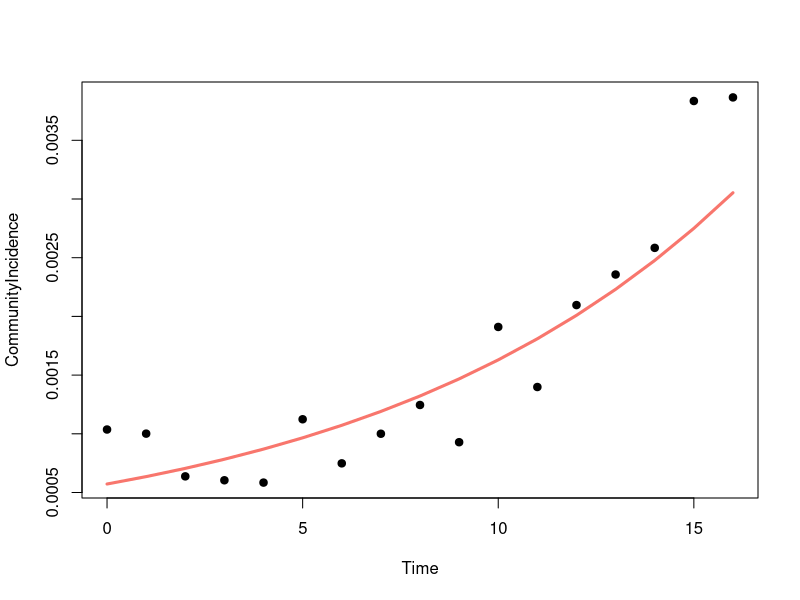
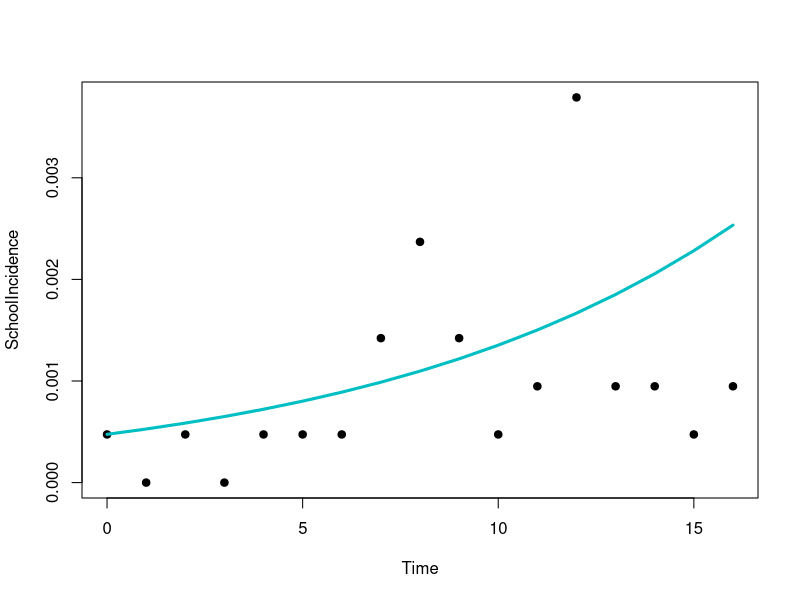
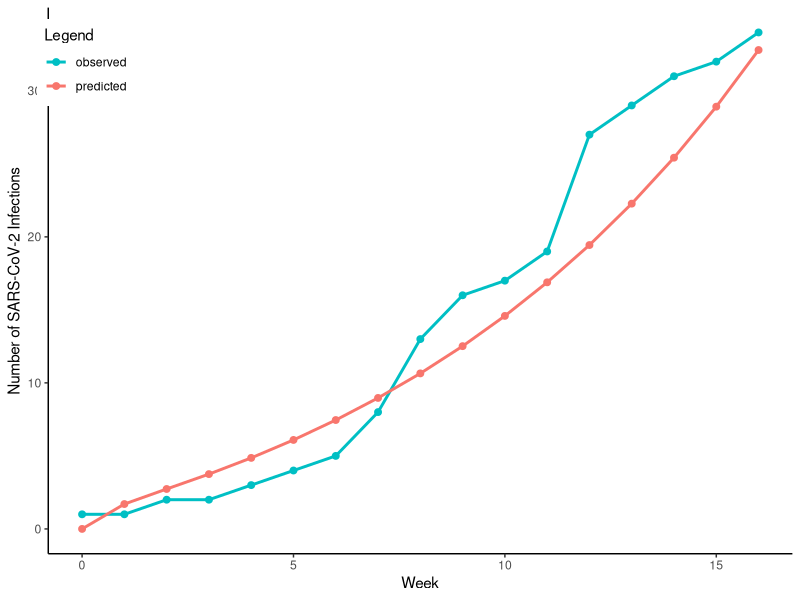
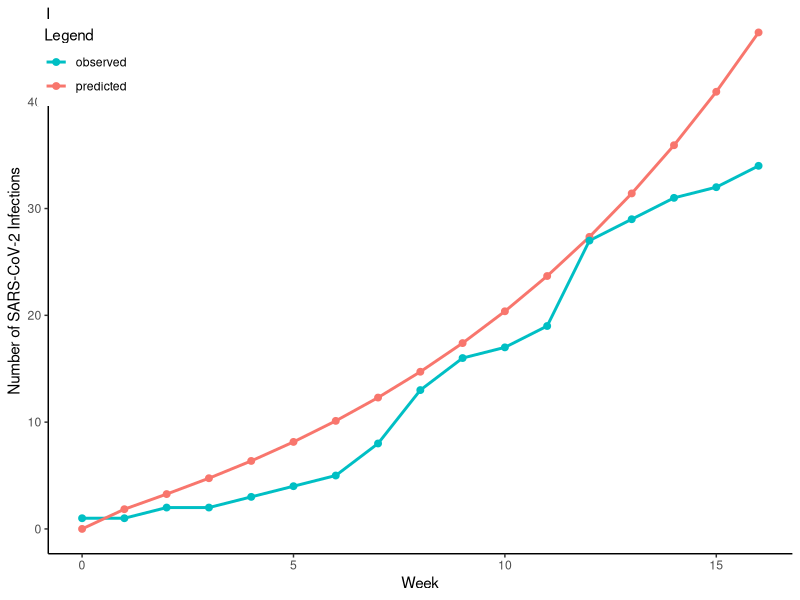
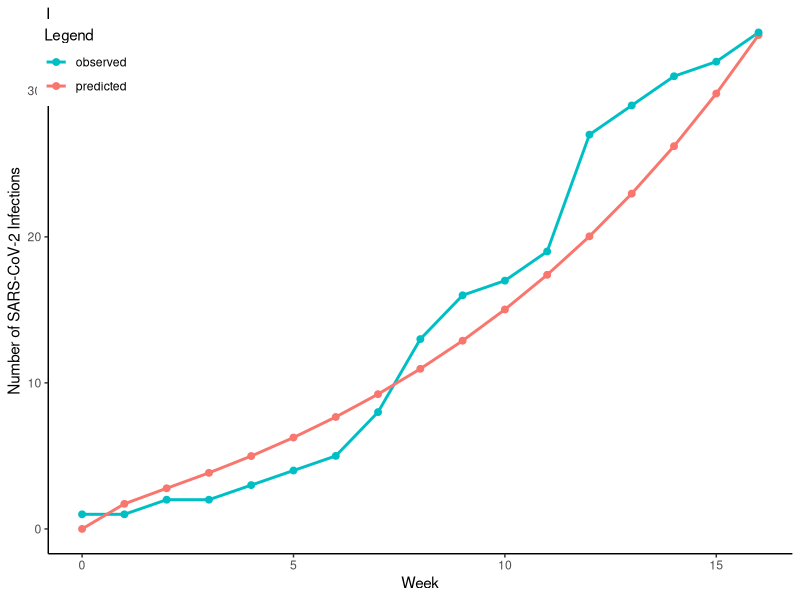
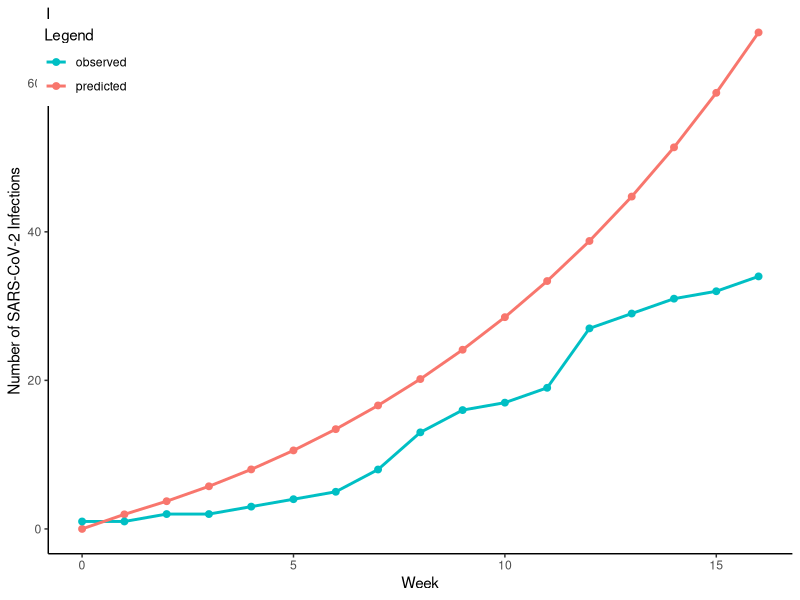
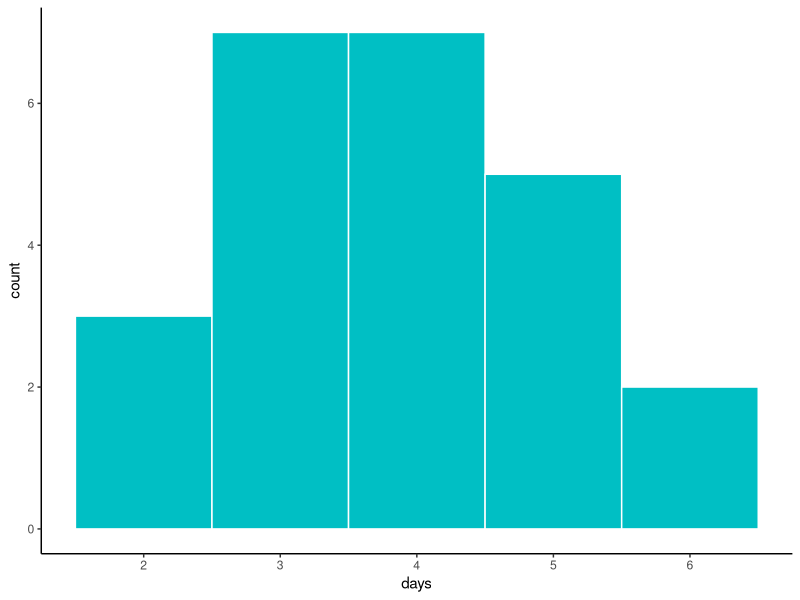
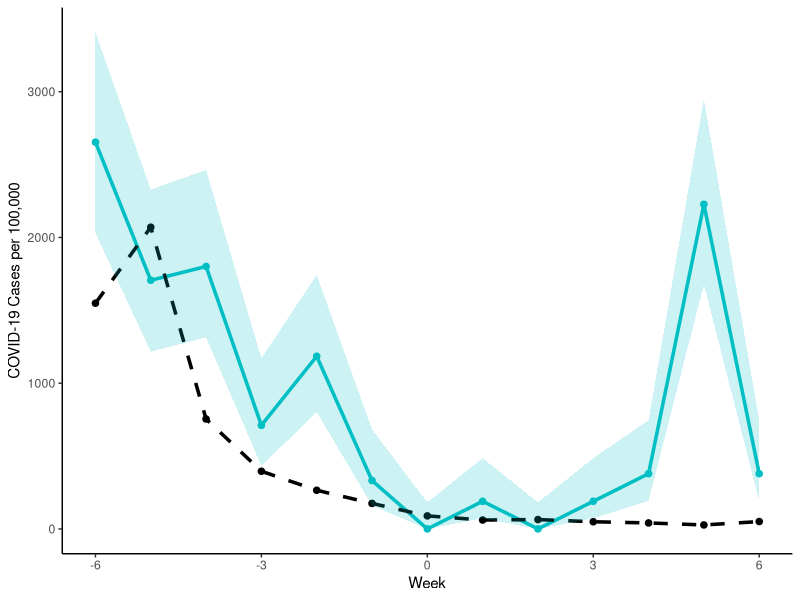

Recreate these plots in R, in order.
#### LOAD PACKAGES ####
library(dplyr)
library(tidyr)
library(tidyverse)
library(magrittr)
library(ggplot2)
library(broom)
library(epitools)

#### EXPONENTIAL MODEL FOR COMMUNITY INCIDENCE ####
A <- structure(list(Time = c(seq(0,16,1)), 
                    CommunityIncidence = c(0.001036604,
                                           0.001001481,
                                           0.000637633,
                                           0.000604311,
                                           0.000584497,
                                           0.001123964,
                                           0.000748409,
                                           0.00100058,
                                           0.001245546,
                                           0.000928531,
                                           0.001910198,
                                           0.001398651,
                                           0.002096625,
                                           0.002356902,
                                           0.002583856,
                                           0.003834806,
                                           0.003865427),
                       SchoolIncidence = c(0.000473934,
                                           0,
                                           0.000473934,
                                           0,
                                           0.000473934,
                                           0.000473934,
                                           0.000473934,
                                           0.001421801,
                                           0.002369668,
                                           0.001421801,
                                           0.000473934,
                                           0.000947867,
                                           0.003791469,
                                           0.000947867,
                                           0.000947867,
                                           0.000473934,
                                           0.000947867)), 
                .Names = c("Time", "CommunityIncidence","SchoolIncidence"), class = "data.frame")

attach(A)
names(A)

exponential.model <- lm(log(CommunityIncidence)~ Time)
summary(exponential.model)

timevalues <- seq(0,16,1)

Counts.exponential1 <- exp(predict(exponential.model,list(Time=timevalues)))
Counts.exponential2 <- 0.83*Counts.exponential1

plot(Time, CommunityIncidence,pch=19)
lines(timevalues, Counts.exponential1,lwd=3, col = "#F8766D", xlab = "Week", ylab = "Community Incidence")

plot(Time, SchoolIncidence,pch=19)
lines(timevalues, Counts.exponential2,lwd=3, col = "#00BFC4", xlab = "Week", ylab = "School Incidence")

#### GRAPHING BASELINE MODEL VS OBSERVED ####

Baseline <- data.frame(time = c(seq(0,16,1)),
                predicted = c(0,
                              1.702828131203937,
                              2.734131305539344,
                              3.7531142425075674,
                              4.863695538575096,
                              6.092688175625426,
                              7.45624307357501,
                              8.969880659748096,
                              10.650323556768111,
                              12.516011924961768,
                              14.58738355874803,
                              16.887118178159067,
                              19.44039148425854,
                              22.27515142141862,
                              25.42242307724367,
                              28.916649367795344,
                              32.796064515942696),
                observed = c(1,
                             1,
                             2,
                             2,
                             3,
                             4,
                             5,
                             8,
                             13,
                             16,
                             17,
                             19,
                             27,
                             29,
                             31,
                             32,
                             34))

Baseline <- gather(Baseline,key="predobs",value="infections",2:3)

head(Baseline)

ggplot(data=Baseline,aes(x=time,y=infections, color = predobs))+
  geom_line(size=1)+
  geom_point(size=2)+
  theme_classic()+
  scale_color_manual(values = c("#00BFC4","#F8766D"))+
  xlab("Week")+
  ylab("Number of SARS-CoV-2 Infections")+
  labs(color="Legend")+
  theme(legend.position=c(0.05,0.9))


#### NO MASKING ####

NoMask <- data.frame(time = c(seq(0,16,1)),
                predicted = c(0,
                              1.845671450044687,
                              3.2619077628186504,
                              4.746531482111625,
                              6.365170063480959,
                              8.147044128237573,
                              10.116776726703483,
                              12.298565423638674,
                              14.717620375301435,
                              17.401010345943625,
                              20.378261217731186,
                              23.681836527477053,
                              27.347571439392365,
                              31.415095944159766,
                              35.92827342999932,
                              40.93566279748021,
                              46.49102326879028),
                observed = c(1,
                             1,
                             2,
                             2,
                             3,
                             4,
                             5,
                             8,
                             13,
                             16,
                             17,
                             19,
                             27,
                             29,
                             31,
                             32,
                             34))

NoMask <- gather(NoMask,key="predobs",value="infections",2:3)

ggplot(data=NoMask,aes(x=time,y=infections, color = predobs))+
  geom_line(size=1)+
  geom_point(size=2)+
  theme_classic()+
  scale_color_manual(values = c("#00BFC4","#F8766D"))+
  xlab("Week")+
  ylab("Number of SARS-CoV-2 Infections")+
  labs(color="Legend")+
  theme(legend.position=c(0.05,0.9))



#### NO VENTILATION ####

NoVent <- data.frame(time = c(seq(0,16,1)),
                     predicted = c(0,
                                   1.7169834164712747,
                                   2.783180740152855,
                                   3.8398691892068957,
                                   4.98881571325188,
                                   6.258476752469488,
                                   7.666362693318737,
                                   9.228888401434652,
                                   10.963465794727892,
                                   12.889177143119785,
                                   15.027126288749253,
                                   17.400713880894262,
                                   20.035908017552547,
                                   22.96153137386904,
                                   26.209575730678374,
                                   29.8155522747388,
                                   33.818876050213426),
                     observed = c(1,
                                  1,
                                  2,
                                  2,
                                  3,
                                  4,
                                  5,
                                  8,
                                  13,
                                  16,
                                  17,
                                  19,
                                  27,
                                  29,
                                  31,
                                  32,
                                  34))

NoVent <- gather(NoVent,key="predobs",value="infections",2:3)

ggplot(data=NoVent,aes(x=time,y=infections, color = predobs))+
  geom_line(size=1)+
  geom_point(size=2)+
  theme_classic()+
  scale_color_manual(values = c("#00BFC4","#F8766D"))+
  xlab("Week")+
  ylab("Number of SARS-CoV-2 Infections")+
  labs(color="Legend")+
  theme(legend.position=c(0.05,0.9))

#### NO MASKING, NO VENTILATION ####

NoMaskNoVent <- data.frame(time = c(seq(0,16,1)),
                     predicted = c(0,
                                   1.9582047934636067,
                                   3.7302998978076323,
                                   5.7373377354963555,
                                   8.011435478457376,
                                   10.569168830495663,
                                   13.431358278886254,
                                   16.623720035554268,
                                   20.176683700547496,
                                   24.12532951197118,
                                   28.509461315782744,
                                   33.373792709845965,
                                   38.76822374558172,
                                   44.748194120965444,
                                   51.37510304172519,
                                   58.716796209141236,
                                   66.84809590518435),
                     observed = c(1,
                                  1,
                                  2,
                                  2,
                                  3,
                                  4,
                                  5,
                                  8,
                                  13,
                                  16,
                                  17,
                                  19,
                                  27,
                                  29,
                                  31,
                                  32,
                                  34))

NoMaskNoVent <- gather(NoMaskNoVent,key="predobs",value="infections",2:3)

ggplot(data=NoMaskNoVent,aes(x=time,y=infections, color = predobs))+
  geom_line(size=1)+
  geom_point(size=2)+
  theme_classic()+
  scale_color_manual(values = c("#00BFC4","#F8766D"))+
  xlab("Week")+
  ylab("Number of SARS-CoV-2 Infections")+
  labs(color="Legend")+
  theme(legend.position=c(0.05,0.9))

#### MEAN INCUBATION PERIOD ####

# create data frame
IncPer <- data.frame(days = c(2,2,2,
                              3,3,3,3,3,3,3,
                              4,4,4,4,4,4,4,
                              5,5,5,5,5,
                              6,6))
head(IncPer)

# calculate mean incubation period
mean(IncPer$days)

# plot histogram
ggplot(data=IncPer,aes(x=days))+
  geom_histogram(binwidth=1,color="white",fill="#00BFC4")+
  theme_classic()


#### INTERRUPTED TIME SERIES FOR MASKING ####

# create data frame
itsData <- data.frame(week=c(-6,-5,-4,-3,-2,-1,0,1,2,3,4,5,6),
                      School_Incidence=c(2654.028436,
                                         1706.161137,
                                         1800.947867,
                                         710.9004739,
                                         1184.834123,
                                         331.7535545,
                                         0,
                                         189.5734597,
                                         0,
                                         189.5734597,
                                         379.1469194,
                                         2227.488152,
                                         379.1469194),
                      Community_Incidence=c(1548.872614,
                                            2070.417055,
                                            754.1725357,
                                            395.7289374,
                                            265.2302505,
                                            174.9889225,
                                            89.34071595,
                                            60.97143619,
                                            64.12357838,
                                            49.08335705,
                                            40.97784855,
                                            27.10842288,
                                            50.43427513),
                      y3=c(2030,
                           1216,
                           1315,
                           431,
                           803,
                           160,
                           0,
                           73,
                           0,
                           73,
                           192,
                           1679,
                           192),
                      y4=c(3407,
                           2329,
                           2463,
                           1170,
                           1743,
                           683,
                           181.7,
                           486,
                           181.7,
                           486,
                           746,
                           2949,
                           746))

# create ITS plot
its_plot <- ggplot(itsData, aes(week)) +  
  geom_line(aes(y = School_Incidence), color = "#00BFC4",size=1.2) +
  geom_line(aes(y = Community_Incidence), color = "black",linetype="dashed",size=1.2)+
  geom_point(aes(y = School_Incidence), color = "#00BFC4",size=1.9) +
  geom_point(aes(y = Community_Incidence), color = "black",size=1.9)+
  geom_ribbon(aes(ymin=y3,ymax=y4),fill="#00BFC4",alpha=0.2)+
  xlab("Week") + ylab("COVID-19 Cases per 100,000")+
  theme_classic()


its_plot
